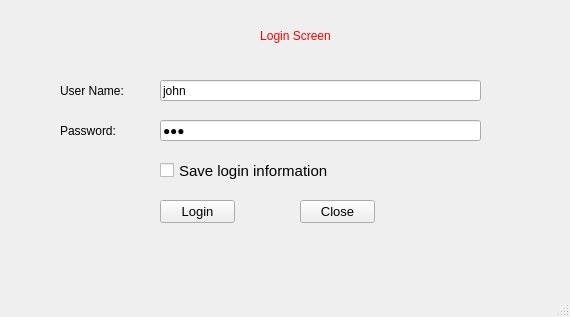
<?xml version="1.0" encoding="UTF-8"?>
<ui version="4.0">
 <class>MainWindow</class>
 <widget class="QMainWindow" name="MainWindow">
  <property name="geometry">
   <rect>
    <x>0</x>
    <y>0</y>
    <width>570</width>
    <height>317</height>
   </rect>
  </property>
  <property name="windowTitle">
   <string>MainWindow</string>
  </property>
  <widget class="QWidget" name="centralwidget">
   <widget class="QLabel" name="label">
    <property name="geometry">
     <rect>
      <x>180</x>
      <y>10</y>
      <width>231</width>
      <height>51</height>
     </rect>
    </property>
    <property name="styleSheet">
     <string notr="true">color: rgb(255, 0, 0);
font: 20pt &quot;MS Shell Dlg 2&quot;;</string>
    </property>
    <property name="text">
     <string>Login Screen</string>
    </property>
    <property name="alignment">
     <set>Qt::AlignCenter</set>
    </property>
   </widget>
   <widget class="QLabel" name="label_2">
    <property name="geometry">
     <rect>
      <x>60</x>
      <y>70</y>
      <width>91</width>
      <height>41</height>
     </rect>
    </property>
    <property name="styleSheet">
     <string notr="true">font: 11pt &quot;MS Shell Dlg 2&quot;;</string>
    </property>
    <property name="text">
     <string>User Name:</string>
    </property>
   </widget>
   <widget class="QLabel" name="label_3">
    <property name="geometry">
     <rect>
      <x>60</x>
      <y>110</y>
      <width>91</width>
      <height>41</height>
     </rect>
    </property>
    <property name="styleSheet">
     <string notr="true">font: 11pt &quot;MS Shell Dlg 2&quot;;</string>
    </property>
    <property name="text">
     <string>Password:</string>
    </property>
   </widget>
   <widget class="QLineEdit" name="lineEditUserName">
    <property name="geometry">
     <rect>
      <x>160</x>
      <y>80</y>
      <width>321</width>
      <height>21</height>
     </rect>
    </property>
    <property name="text">
     <string>john</string>
    </property>
   </widget>
   <widget class="QLineEdit" name="lineEditPassword">
    <property name="geometry">
     <rect>
      <x>160</x>
      <y>120</y>
      <width>321</width>
      <height>21</height>
     </rect>
    </property>
    <property name="text">
     <string>123</string>
    </property>
    <property name="echoMode">
     <enum>QLineEdit::Password</enum>
    </property>
   </widget>
   <widget class="QCheckBox" name="checkBoxSave">
    <property name="geometry">
     <rect>
      <x>160</x>
      <y>160</y>
      <width>191</width>
      <height>21</height>
     </rect>
    </property>
    <property name="font">
     <font>
      <pointsize>11</pointsize>
     </font>
    </property>
    <property name="text">
     <string>Save login information</string>
    </property>
   </widget>
   <widget class="QPushButton" name="pushButtonLogin">
    <property name="geometry">
     <rect>
      <x>160</x>
      <y>200</y>
      <width>75</width>
      <height>23</height>
     </rect>
    </property>
    <property name="font">
     <font>
      <pointsize>10</pointsize>
     </font>
    </property>
    <property name="text">
     <string>Login</string>
    </property>
   </widget>
   <widget class="QPushButton" name="pushButtonClose">
    <property name="geometry">
     <rect>
      <x>300</x>
      <y>200</y>
      <width>75</width>
      <height>23</height>
     </rect>
    </property>
    <property name="font">
     <font>
      <pointsize>10</pointsize>
     </font>
    </property>
    <property name="text">
     <string>Close</string>
    </property>
   </widget>
  </widget>
  <widget class="QMenuBar" name="menubar">
   <property name="geometry">
    <rect>
     <x>0</x>
     <y>0</y>
     <width>570</width>
     <height>22</height>
    </rect>
   </property>
  </widget>
  <widget class="QStatusBar" name="statusbar"/>
 </widget>
 <resources/>
 <connections/>
</ui>
